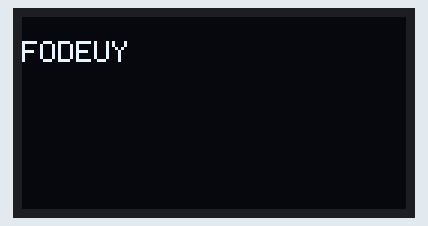
The sketch below on a simulated Arduino Uno, built with avr-gcc and run on an emulated ATmega328P. Shown: 128×64 one-colour display.

Above: at 0.24 s.
At 1.0 s:
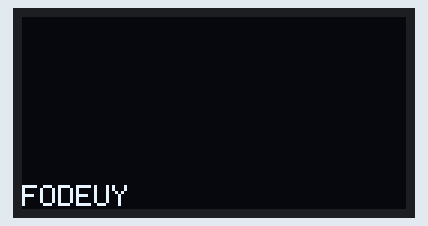

The sketch:

oled.ino
```cpp
#include <Wire.h>
#include <Adafruit_GFX.h>
#include <Adafruit_SSD1306.h>

Adafruit_SSD1306 display(128, 64, &Wire, -1);

void setup() {
display.begin(SSD1306_SWITCHCAPVCC, 0x3C);

}

void loop() {
  display.clearDisplay();
    display.setTextColor(BLACK);
    display.println(F("FODEUY"));
    display.display();
    delay(100);

    display.clearDisplay();
    display.setTextColor(WHITE);
    display.println(F("FODEUY"));
    display.display();
    delay(100);
}
```
